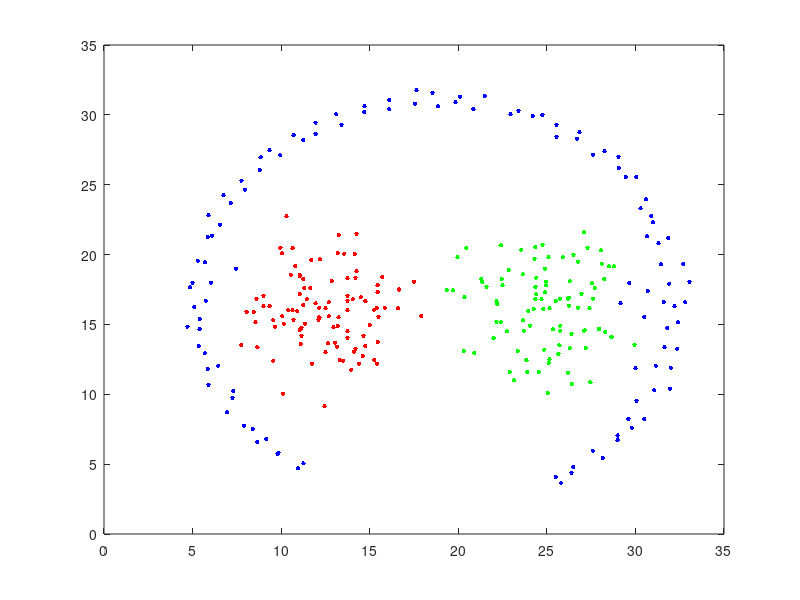

Write the MATLAB code that produced this figure.
load('Pathbased.mat');
m=size(Pathbased,1);

for i=1:m
    if labels(i, 1)==1
        plot(Pathbased(i,1),Pathbased(i,2),'b.','MarkerSize',10);
        hold on;
    elseif labels(i, 1)==2
    	plot(Pathbased(i,1),Pathbased(i,2),'r.','MarkerSize',10);
        hold on;
    else
        plot(Pathbased(i,1),Pathbased(i,2),'g.','MarkerSize',10);
        hold on;
    end
end
